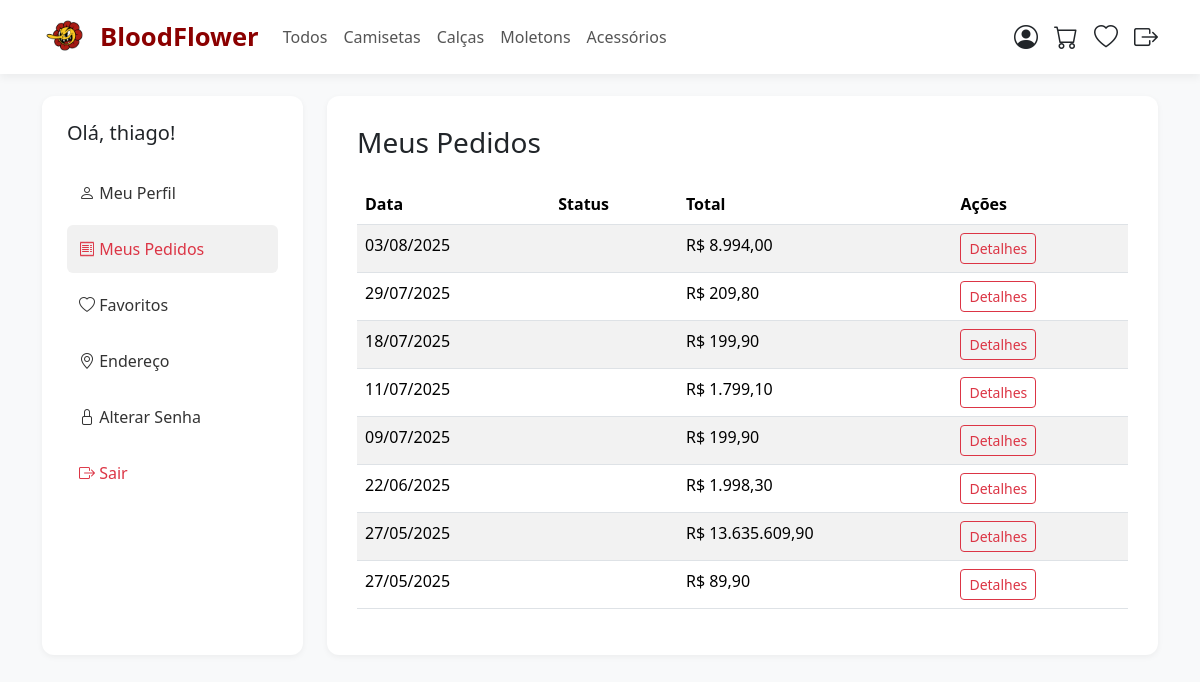
/perfil.php?secao=pedidos (signed in), run on an earlier commit of the app's database.
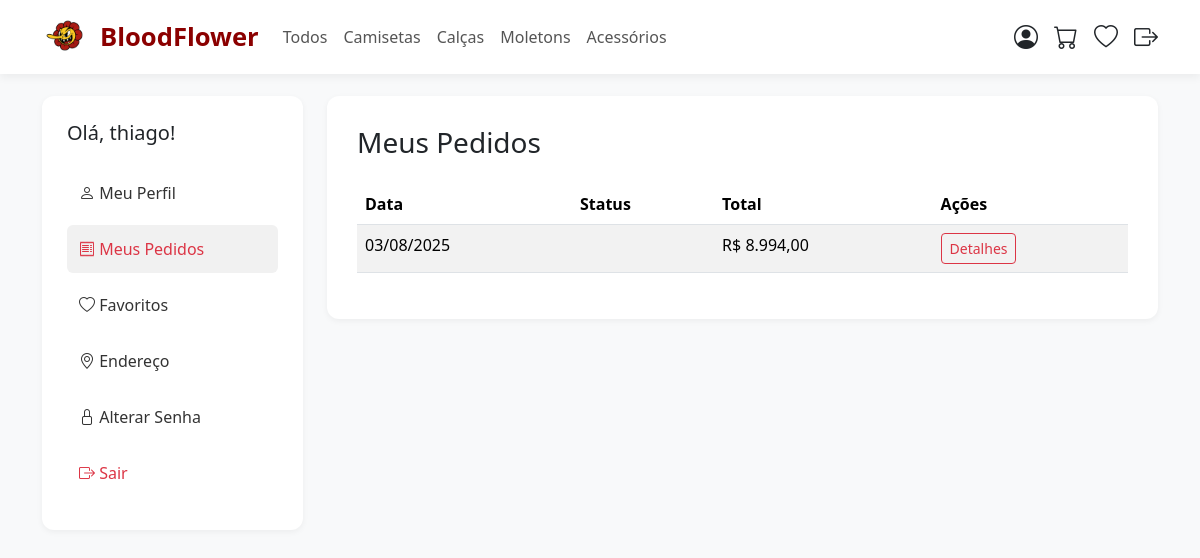
And on a later commit of the database.
### tables this page shows
CREATE TABLE IF NOT EXISTS `pedidos` (
  `id` int NOT NULL AUTO_INCREMENT,
  `id_usuario` int NOT NULL,
  `data_pedido` datetime DEFAULT CURRENT_TIMESTAMP,
  `status` enum('Aguardando','Enviado','Entregue','Cancelado') DEFAULT 'Aguardando',
  `total` decimal(10,2) NOT NULL,
  PRIMARY KEY (`id`),
  KEY `fk_pedidos_usuario` (`id_usuario`)
);

### perfil.php (the view, shortened to what the changed rows need)
<?php
include("conexao.php");
$secao = $_GET['secao'] ?? 'perfil';
?>
<!DOCTYPE html>
<html lang="pt-BR">
<head>
    <link href="https://cdn.jsdelivr.net/npm/bootstrap@5.3.3/dist/css/bootstrap.min.css" rel="stylesheet">
    <link href="https://cdn.jsdelivr.net/npm/bootstrap-icons@1.10.5/font/bootstrap-icons.css" rel="stylesheet">
</head>
<body>
    <div class="container mt-5 pt-5">
        <div class="row">
            <div class="col-md-9">
                <div class="content-area">
                    <?php
                    switch ($secao) {
                    ?>
                        <?php
                        case 'pedidos':
                            $id_usuario = $_SESSION['id'];
                            $sql_pedidos = "SELECT * FROM pedidos WHERE id_usuario = $id_usuario ORDER BY data_pedido DESC";
                            $result_pedidos = mysqli_query($conn, $sql_pedidos);
                            if (mysqli_num_rows($result_pedidos) > 0) {
                                echo "<table class='table table-striped mt-4'>";
                                echo "<thead><tr>
                                        <th>Data</th>
                                        <th>Status</th>
                                        <th>Total</th>
                                        <th>Ações</th>
                                    </tr></thead>";
                                echo "<tbody>";
                                while ($pedido = mysqli_fetch_assoc($result_pedidos)) {
                                    echo "<tr>";
                                    echo "<td>" . date('d/m/Y', strtotime($pedido['data_pedido'])) . "</td>";
                                    echo "<td>" . htmlspecialchars($pedido['status']) . "</td>";
                                    echo "<td>R$ " . number_format($pedido['total'], 2, ',', '.') . "</td>";
                                    echo "<td><a href='detalhes_pedido.php?id=" . $pedido['id'] . "' class='btn btn-sm btn-outline-danger'>Detalhes</a></td>";
                                    echo "</tr>";
                                }
                                echo "</tbody></table>";
                            } else {
                                echo "<p class='mt-4'>Você ainda não realizou nenhum pedido.</p>";
                            }
                            break;
                        ?>
                    <?php
                    }
                    ?>
                </div>
            </div>
        </div>
    </div>
</body>
</html>

What changed in the data, as far as the page shows it:
removed pedidos: data_pedido "29/07/2025", total "209,80"
removed pedidos: data_pedido "18/07/2025", total "199,90"
removed pedidos: data_pedido "11/07/2025", total "1.799,10"
removed pedidos: data_pedido "09/07/2025", total "199,90"
removed pedidos: data_pedido "22/06/2025", total "1.998,30"
removed pedidos: data_pedido "27/05/2025", total "13.635.609,90"
removed pedidos: data_pedido "27/05/2025", total "89,90"
